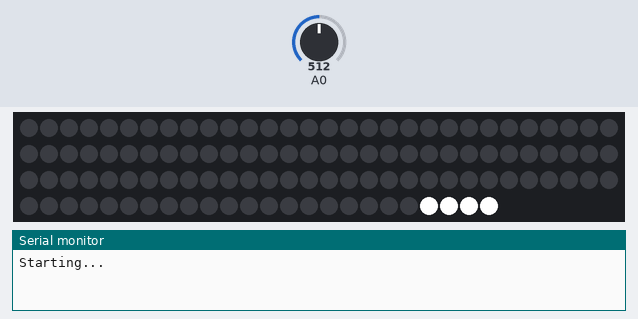
The sketch below on a simulated ESP8266 (NodeMCU). On the bench: 114 RGB LEDs in strip order, left to right, continuing on the next row, the last lines printed to the serial monitor. Inputs (shaded band) come from the test bench; at power-on: A0 = 512. Dim RGB values are drawn brighter than linear; WiFi joins after 1.5 s; servers stay silent unless stated; the strip is taken to match the declared colour order; the local clock reads 2024-03-15 10:24:30 at power-on unless the sketch sets it.

Above: at 7.3 s.
At 8.8 s:
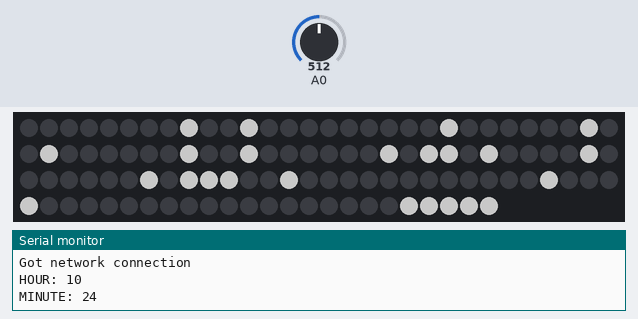
At 31.0 s:
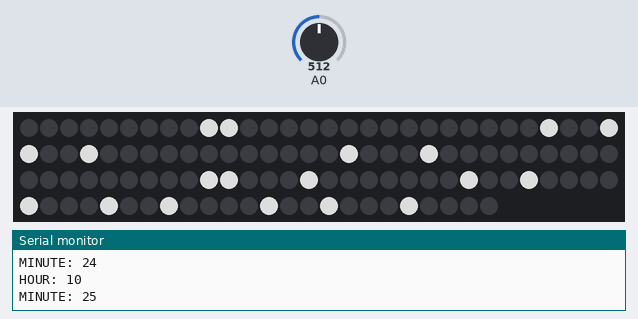

The sketch:

wordclock.ino
```cpp
#include <Adafruit_NeoPixel.h>

#include <ESP8266WiFi.h>          //ESP8266 Core WiFi Library (you most likely already have this in your sketch)
#include <WiFiManager.h>          //https://github.com/tzapu/WiFiManager WiFi Configuration Magic
#include <time.h>
#include <Thread.h>
#include <ESP8266WebServer.h>
#include <ESP8266mDNS.h>
#include <ESP8266HTTPUpdateServer.h>
#include <vector>
#include "wordclock.h"

// LED
#define DATA_PIN D7
#define NUM_LEDS 114
#define MAX_BRIGHTNESS 255
#define MIN_BRIGHTNESS 10
#define DELAYVAL 500 // Time (in milliseconds) to pause between pixels

Adafruit_NeoPixel ledstrip(NUM_LEDS, DATA_PIN, NEO_RGBW + NEO_KHZ800);
//

// Threads
Thread t_lightIntensity = Thread();
Thread t_updateTime = Thread();
Thread t_updater = Thread();
//

//
int old_minute = 61;
//

// Photo resistor
int lightIntensity = 100;
int lightVal = 0;
int lightCounter = 0;

// WebUpdater
ESP8266WebServer httpServer(80);
ESP8266HTTPUpdateServer httpUpdater;
const char* host = "wordclock";

std::vector<int> getHourLEDs(int h) {
  switch(h) {
    case 1: return eins;
    break;
    case 2: return zwei;
    break;
    case 3: return drei;
    break;
    case 4: return vier;
    break;
    case 5: return fuenf;
    break;
    case 6: return sechs;
    break;
    case 7: return sieben;
    break;
    case 8: return acht;
    break;
    case 9: return neun;
    break;
    case 10: return zehn;
    break;
    case 11: return elf;
    break;
    case 12: return zwoelf;
    break;
  }
}

void setup() {
  Serial.begin(9600);
  Serial.println("Starting...");

  configTime(0, 0, "at.pool.ntp.org");
  setenv("TZ", "CET-1CEST-2,M3.5.0/02:00:00,M10.5.0/03:00:00", 1);
  tzset();
  ledstrip.begin();
  ledstrip.setBrightness(100);

  ledsOff();

  startUpLed1();
  ledsOff();
  ledWaitForConnection();

  WiFiManager wifiManager;
  wifiManager.autoConnect("WordClock_By_Lechner");
  Serial.println("Got network connection");

  MDNS.begin(host);
  httpUpdater.setup(&httpServer);
  httpServer.begin();

  MDNS.addService("http", "tcp", 80);

  t_lightIntensity.onRun(getLightIntensity);
  t_lightIntensity.setInterval(200);
  t_updateTime.onRun(updateTime);
  t_updateTime.setInterval(2000);
  t_updater.onRun(updater);
  t_updater.setInterval(20);
}

void loop() {
  if (t_lightIntensity.shouldRun()) {
    t_lightIntensity.run();
  }

  if (t_updateTime.shouldRun()) {
    t_updateTime.run();
  }

  if (t_updater.shouldRun()) {
    t_updater.run();
  }

  delay(20);
}

void turnOnLed(int i) {
  ledstrip.setPixelColor(i, ledstrip.Color(0, 0, 0, 255));
}

void turnOffLed(int i) {
  ledstrip.setPixelColor(i, ledstrip.Color(0, 0, 0, 0));
}

void ledsOff() {
  for(int i = 0; i < NUM_LEDS; i++) {
    turnOffLed(i);
  }
}

void updater() {
  httpServer.handleClient();
  MDNS.update();
}

void getLightIntensity() {
  int i_light = analogRead(A0);
  lightVal += i_light;

  if (lightCounter == 14) {
    lightVal = lightVal / 15;
    lightCounter = 0;

    if (lightVal <= 8) {
      lightIntensity = 30;
    }
    else if (lightVal > 13 && lightVal <= 33) {
      lightIntensity = 80;
    }
    else if (lightVal > 47 && lightVal <= 63) {
      lightIntensity = 120;
    }
    else if (lightVal > 77 && lightVal <= 73) {
      lightIntensity = 150;
    }
    else if (lightVal > 87) {
      lightIntensity = 150;
    }
    else {
      lightIntensity = lightIntensity;
    }

    ledstrip.setBrightness(constrain(lightIntensity, MIN_BRIGHTNESS, MAX_BRIGHTNESS));
    ledstrip.show();
    Serial.print("Lichtintensität: ");
    Serial.println(lightVal);
  }

  lightCounter++;
}

void updateTime() {
  time_t now;
  struct tm * timeinfo;
  time(&now);
  timeinfo = localtime(&now);
  int m = timeinfo->tm_min;
  int h = timeinfo->tm_hour;

  Serial.print("HOUR: ");
  Serial.println(h);
  Serial.print("MINUTE: ");
  Serial.println(m);

  // check if a minute is over
  if(m != old_minute) {
    processTime(h, m);
    old_minute = m;
  }
}

void processTime(int h, int m) {
  int h1 = h + 1;
  h = h % 12;
  h1 = h1 % 12;
  if(h == 0) {
    h = 12;
  }
  if(h1 == 0) {
    h1 = 12;
  }

  std::vector<int> leds;
  leds.insert(leds.end(), esist.begin(), esist.end());

  std::vector<int> hourLeds = getHourLEDs(h);
  std::vector<int> hourLeds1 = getHourLEDs(h1);

  if (h == 1 && m < 5) {
    hourLeds = ein;
  }

  switch(m - (m % 5)) {
    case 0:
      leds.insert(leds.end(), hourLeds.begin(), hourLeds.end());
      leds.insert(leds.end(), uhr.begin(), uhr.end());
      break;
    case 5:
      leds.insert(leds.end(), fuenfa.begin(), fuenfa.end());
      leds.insert(leds.end(), nach.begin(), nach.end());
      leds.insert(leds.end(), hourLeds.begin(), hourLeds.end());
      break;
    case 10:
      leds.insert(leds.end(), zehna.begin(), zehna.end());
      leds.insert(leds.end(), nach.begin(), nach.end());
      leds.insert(leds.end(), hourLeds.begin(), hourLeds.end());
      break;
    case 15:
      leds.insert(leds.end(), viertel.begin(), viertel.end());
      leds.insert(leds.end(), hourLeds1.begin(), hourLeds1.end());
      break;
    case 20:
      leds.insert(leds.end(), zwanzig.begin(), zwanzig.end());
      leds.insert(leds.end(), nach.begin(), nach.end());
      leds.insert(leds.end(), hourLeds.begin(), hourLeds.end());
      break;
    case 25:
      leds.insert(leds.end(), fuenfa.begin(), fuenfa.end());
      leds.insert(leds.end(), vor.begin(), vor.end());
      leds.insert(leds.end(), halb.begin(), halb.end());
      leds.insert(leds.end(), hourLeds1.begin(), hourLeds1.end());
      break;
    case 30:
      leds.insert(leds.end(), halb.begin(), halb.end());
      leds.insert(leds.end(), hourLeds1.begin(), hourLeds1.end());
      break;
    case 35:
      leds.insert(leds.end(), fuenfa.begin(), fuenfa.end());
      leds.insert(leds.end(), nach.begin(), nach.end());
      leds.insert(leds.end(), halb.begin(), halb.end());
      leds.insert(leds.end(), hourLeds1.begin(), hourLeds1.end());
      break;
    case 40:
      leds.insert(leds.end(), zwanzig.begin(), zwanzig.end());
      leds.insert(leds.end(), vor.begin(), vor.end());
      leds.insert(leds.end(), hourLeds1.begin(), hourLeds1.end());
      break;
    case 45:
      leds.insert(leds.end(), dreiviertel.begin(), dreiviertel.end());
      leds.insert(leds.end(), hourLeds1.begin(), hourLeds1.end());
      break;
    case 50:
      leds.insert(leds.end(), zehna.begin(), zehna.end());
      leds.insert(leds.end(), vor.begin(), vor.end());
      leds.insert(leds.end(), hourLeds1.begin(), hourLeds1.end());
      break;
    case 55:
      leds.insert(leds.end(), fuenfa.begin(), fuenfa.end());
      leds.insert(leds.end(), vor.begin(), vor.end());
      leds.insert(leds.end(), hourLeds1.begin(), hourLeds1.end());
      break;
  }

  int mins_to_5 = m % 5;
  if(mins_to_5 > 0 ) {
    leds.insert(leds.end(), mins.begin(), mins.begin() + mins_to_5);
  }

  controllLEDs(leds);
}

void controllLEDs(std::vector<int> leds) {
  // reset all LEDs
  for(int i = 0; i < NUM_LEDS; i++) {
    turnOffLed(i);
  }

  ledstrip.setBrightness(constrain(lightIntensity, MIN_BRIGHTNESS, MAX_BRIGHTNESS));
  for(std::vector<int>::iterator led = leds.begin(); led != leds.end(); ++led) {
    turnOnLed(*led);
  }

  ledstrip.show();
}

void startUpLed1() {
  ledstrip.show();
  ledstrip.setBrightness(255);
  for(int i = 0; i < NUM_LEDS; i++) {
    if(i>0) turnOffLed(i-1);
    turnOnLed(i);
    ledstrip.show();
    delay(50);
  }
  turnOffLed(NUM_LEDS-1);
  delay(1000);
}

void ledWaitForConnection() {
  for(std::vector<int>::iterator led = mins.begin(); led != mins.end(); ++led) {
    turnOnLed(*led);
  }
  ledstrip.show();
}
```

wordclock.h
```cpp
std::vector<int> esist = {109, 90, 70, 69, 50};

std::vector<int> ein = {84, 75, 64};
std::vector<int> eins = {84, 75, 64, 55};
std::vector<int> zwei = {104, 95, 84, 75};
std::vector<int> drei = {96, 83, 76, 63};
std::vector<int> vier = {37, 22, 17, 2};
std::vector<int> fuenf = {36, 23, 16, 3};
std::vector<int> fuenfa = {30, 29, 10, 9};
std::vector<int> sechs = {99, 80, 79, 60, 59};
std::vector<int> sieben = {55, 44, 35, 24, 15, 4};
std::vector<int> acht = {98, 81, 78, 61};
std::vector<int> neun = {77, 62, 57, 42};
std::vector<int> zehn = {58, 41, 38, 21};
std::vector<int> zehna = {108, 91, 88, 71};
std::vector<int> elf = {102, 97, 82};
std::vector<int> zwoelf = {54, 45, 34, 25, 14};

std::vector<int> viertel = {67, 52, 47, 32, 27, 12, 7};
std::vector<int> halb = {105, 94, 85, 74};
std::vector<int> dreiviertel = {107, 92, 87, 72, 67, 52, 47, 32, 27, 12, 7};

std::vector<int> vor = {46, 33, 26};
std::vector<int> nach = {86, 73, 66, 53};

std::vector<int> zwanzig = {68, 51, 48, 31, 28, 11, 8};

std::vector<int> uhr = {20, 19, 0};

std::vector<int> mins = {113, 112, 111, 110};
```

Measured:
- what the display in image 0 shows lasts 1.5 s, from 7.2 s to 8.7 s
